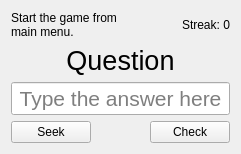
              <widget class="QWidget" name="input">
               <property name="enabled">
                <bool>true</bool>
               </property>
               <layout class="QVBoxLayout" name="verticalLayout_3">
                <item>
                 <layout class="QHBoxLayout" name="horizontalLayout_3">
                  <item>
                   <widget class="QLabel" name="label_game_info">
                    <property name="cursor">
                     <cursorShape>IBeamCursor</cursorShape>
                    </property>
                    <property name="toolTip">
                     <string>Info about actions</string>
                    </property>
                    <property name="statusTip">
                     <string>Info about actions</string>
                    </property>
                    <property name="whatsThis">
                     <string/>
                    </property>
                    <property name="text">
                     <string>Start the game from main menu.</string>
                    </property>
                    <property name="wordWrap">
                     <bool>true</bool>
                    </property>
                    <property name="textInteractionFlags">
                     <set>Qt::TextInteractionFlag::LinksAccessibleByKeyboard|Qt::TextInteractionFlag::LinksAccessibleByMouse|Qt::TextInteractionFlag::TextBrowserInteraction|Qt::TextInteractionFlag::TextEditable|Qt::TextInteractionFlag::TextEditorInteraction|Qt::TextInteractionFlag::TextSelectableByKeyboard|Qt::TextInteractionFlag::TextSelectableByMouse</set>
                    </property>
                   </widget>
                  </item>
                  <item alignment="Qt::AlignmentFlag::AlignRight">
                   <widget class="QLabel" name="label_streak">
                    <property name="cursor">
                     <cursorShape>IBeamCursor</cursorShape>
                    </property>
                    <property name="toolTip">
                     <string>Current streak: 0, All time streak: 0</string>
                    </property>
                    <property name="statusTip">
                     <string>Current streak: 0, All time streak: 0</string>
                    </property>
                    <property name="text">
                     <string>Streak: 0</string>
                    </property>
                    <property name="textInteractionFlags">
                     <set>Qt::TextInteractionFlag::LinksAccessibleByKeyboard|Qt::TextInteractionFlag::LinksAccessibleByMouse|Qt::TextInteractionFlag::TextBrowserInteraction|Qt::TextInteractionFlag::TextSelectableByKeyboard|Qt::TextInteractionFlag::TextSelectableByMouse</set>
                    </property>
                   </widget>
                  </item>
                 </layout>
                </item>
                <item>
                 <spacer name="verticalSpacer_4">
                  <property name="orientation">
                   <enum>Qt::Orientation::Vertical</enum>
                  </property>
                  <property name="sizeHint" stdset="0">
                   <size>
                    <width>0</width>
                    <height>0</height>
                   </size>
                  </property>
                 </spacer>
                </item>
                <item>
                 <layout class="QHBoxLayout" name="horizontalLayout">
                  <item>
                   <widget class="QLabel" name="label_question">
                    <property name="sizePolicy">
                     <sizepolicy hsizetype="Preferred" vsizetype="Preferred">
                      <horstretch>0</horstretch>
                      <verstretch>0</verstretch>
                     </sizepolicy>
                    </property>
                    <property name="font">
                     <font>
                      <pointsize>20</pointsize>
                     </font>
                    </property>
                    <property name="cursor">
                     <cursorShape>IBeamCursor</cursorShape>
                    </property>
                    <property name="toolTip">
                     <string>The question</string>
                    </property>
                    <property name="statusTip">
                     <string>The question</string>
                    </property>
                    <property name="text">
                     <string>Question</string>
                    </property>
                    <property name="scaledContents">
                     <bool>true</bool>
                    </property>
                    <property name="alignment">
                     <set>Qt::AlignmentFlag::AlignCenter</set>
                    </property>
                    <property name="wordWrap">
                     <bool>true</bool>
                    </property>
                    <property name="margin">
                     <number>0</number>
                    </property>
                    <property name="indent">
                     <number>0</number>
                    </property>
                    <property name="textInteractionFlags">
                     <set>Qt::TextInteractionFlag::LinksAccessibleByKeyboard|Qt::TextInteractionFlag::LinksAccessibleByMouse|Qt::TextInteractionFlag::TextBrowserInteraction|Qt::TextInteractionFlag::TextEditable|Qt::TextInteractionFlag::TextEditorInteraction|Qt::TextInteractionFlag::TextSelectableByKeyboard|Qt::TextInteractionFlag::TextSelectableByMouse</set>
                    </property>
                   </widget>
                  </item>
                 </layout>
                </item>
                <item>
                 <spacer name="verticalSpacer_3">
                  <property name="orientation">
                   <enum>Qt::Orientation::Vertical</enum>
                  </property>
                  <property name="sizeHint" stdset="0">
                   <size>
                    <width>0</width>
                    <height>0</height>
                   </size>
                  </property>
                 </spacer>
                </item>
                <item>
                 <widget class="QLineEdit" name="lineEdit_answer">
                  <property name="font">
                   <font>
                    <pointsize>16</pointsize>
                   </font>
                  </property>
                  <property name="toolTip">
                   <string>Input your answer</string>
                  </property>
                  <property name="statusTip">
                   <string>Input your answer</string>
                  </property>
                  <property name="autoFillBackground">
                   <bool>false</bool>
                  </property>
                  <property name="inputMask">
                   <string/>
                  </property>
                  <property name="text">
                   <string/>
                  </property>
                  <property name="alignment">
                   <set>Qt::AlignmentFlag::AlignCenter</set>
                  </property>
                  <property name="placeholderText">
                   <string>Type the answer here</string>
                  </property>
                 </widget>
                </item>
                <item>
                 <spacer name="verticalSpacer_2">
                  <property name="orientation">
                   <enum>Qt::Orientation::Vertical</enum>
                  </property>
                  <property name="sizeHint" stdset="0">
                   <size>
                    <width>0</width>
                    <height>0</height>
                   </size>
                  </property>
                 </spacer>
                </item>
                <item>
                 <layout class="QHBoxLayout" name="horizontalLayout_4">
                  <item>
                   <widget class="QPushButton" name="pushButton_seek">
                    <property name="toolTip">
                     <string>Seek to a specific question</string>
                    </property>
                    <property name="statusTip">
                     <string>Seek to a specific question</string>
                    </property>
                    <property name="text">
                     <string>Seek</string>
                    </property>
                   </widget>
                  </item>
                  <item>
                   <widget class="QLabel" name="label_lives">
                    <property name="text">
                     <string/>
                    </property>
                   </widget>
                  </item>
                  <item>
                   <spacer name="horizontalSpacer">
                    <property name="orientation">
                     <enum>Qt::Orientation::Horizontal</enum>
                    </property>
                    <property name="sizeHint" stdset="0">
                     <size>
                      <width>40</width>
                      <height>20</height>
                     </size>
                    </property>
                   </spacer>
                  </item>
                  <item>
                   <widget class="QPushButton" name="button_check">
                    <property name="maximumSize">
                     <size>
                      <width>80</width>
                      <height>16777215</height>
                     </size>
                    </property>
                    <property name="toolTip">
                     <string>Check that did you answer correctly</string>
                    </property>
                    <property name="statusTip">
                     <string>Check that did you answer correctly</string>
                    </property>
                    <property name="text">
                     <string>Check</string>
                    </property>
                   </widget>
                  </item>
                 </layout>
                </item>
               </layout>
              </widget>
